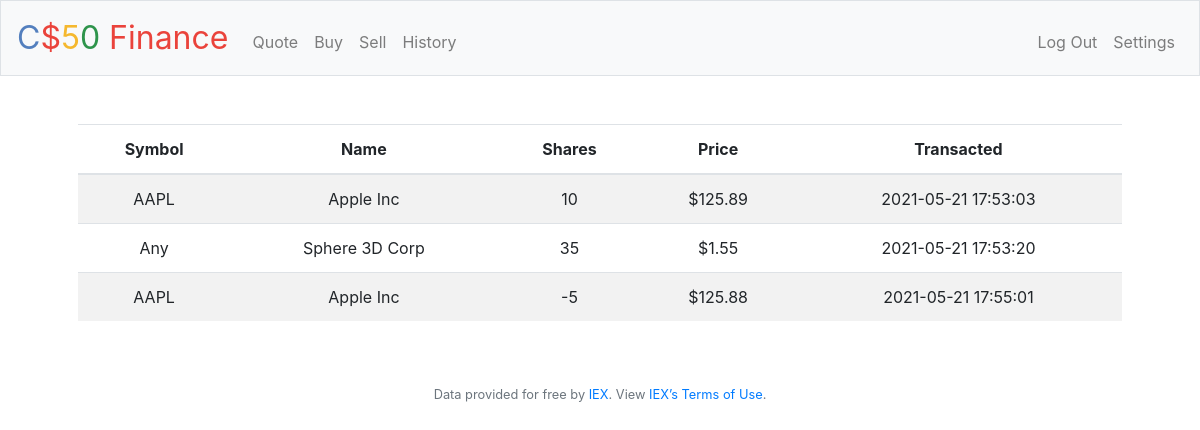
The page /history (signed in) on the database its author committed.
### tables this page shows
CREATE TABLE history (user_id INTEGER, symbol TEXT NOT NULL,
name TEXT NOT NULL, shares INTEGER, price NUMERIC NOT NULL,
time DATETIME NOT NULL,
FOREIGN KEY(user_id) REFERENCES users(id));

### application.py (the view)
@app.route("/history")
@login_required
def history():
    history = db.execute("SELECT * FROM history WHERE user_id = ?", session["user_id"])
    for event in history:
        event["price"] = usd(event["price"])
    return render_template("history.html", history=history)
    """Show history of transactions"""

### application.py (called while the page is built)
@app.after_request
def after_request(response):
    response.headers["Cache-Control"] = "no-cache, no-store, must-revalidate"
    response.headers["Expires"] = 0
    response.headers["Pragma"] = "no-cache"
    return response

### helpers.py (called while the page is built)
def login_required(f):
    @wraps(f)
    def decorated_function(*args, **kwargs):
        if session.get("user_id") is None:
            return redirect("/login")
        return f(*args, **kwargs)
    return decorated_function

def usd(value):
    return f"${value:,.2f}"

### templates/history.html (shortened to what this page needs)
{% extends "layout.html" %}
{% block main %}
    <table class="table table-striped">
        <thead>
            <tr>
                <th>Symbol</th>
                <th>Name</th>
                <th>Shares</th>
                <th>Price</th>
                <th>Transacted</th>
            </tr>
        </thead>
        <tbody>
            {% for event in history %}
                <tr>
                    <td>{{ event.symbol }}</td>
                    <td>{{ event.name }}</td>
                    <td>{{ event.shares }}</td>
                    <td>{{ event.price }}</td>
                    <td>{{ event.time }}</td>
                </tr>
            {% endfor %}
        </tbody>
    </table>
{% endblock %}

### rows shown on the page
history: symbol "AAPL", name "Apple Inc", shares "10", price "$125.89", time "2021-05-21 17:53:03"
history: symbol "Any", name "Sphere 3D Corp", shares "35", price "$1.55", time "2021-05-21 17:53:20"
history: symbol "AAPL", name "Apple Inc", shares "-5", price "$125.88", time "2021-05-21 17:55:01"
